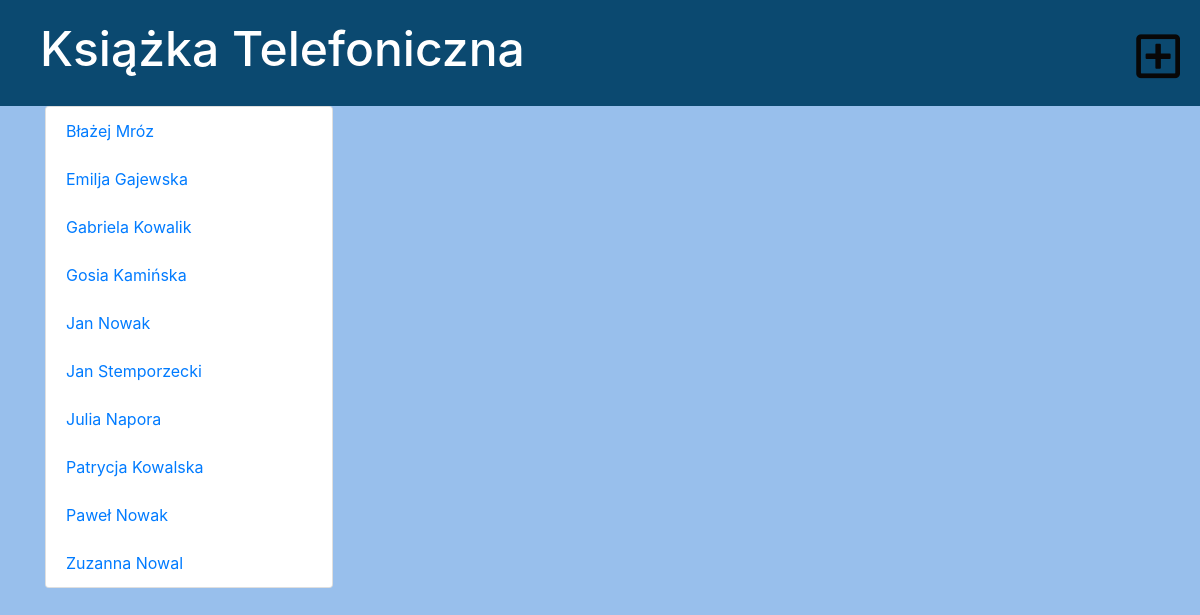
The page / on the database its author committed.
### contact/models.py (models this page shows, shortened)
class Person(models.Model):
    first_name = models.CharField(max_length=50)
    last_name = models.CharField(max_length=50)
    email = models.EmailField(max_length=50)
    phone = models.CharField(max_length=50)
    def full_name(self):
        return '{} {}'.format(self.first_name, self.last_name)

### contact/views.py (the view)
# urls.py: path('', views.contact_list, name='contact_list'),
def contact_list(request):
    persons = Person.objects.all().order_by('first_name')
    return render(request, 'contact/contact_list.html', {'persons': persons})

### contact/templates/contact/contact_list.html
{% extends 'contact/base.html' %}
{% block content %}
    <div class="card" style="width: 18rem;">
        <ul class="list-group list-group-flush">
            {% for person in persons %}
                <div>
                    <li class="list-group-item"><a href="{% url 'contact:contact_detail' person.id %}">{{ person.full_name }}</a></li>
                </div>
            {% endfor %}
        </ul>
    </div>
{% endblock %}

### contact/templates/contact/base.html (shortened to what this page needs)
{% load static %}
<!DOCTYPE html>
<html>
    <head>
        <link rel="stylesheet" href="https://stackpath.bootstrapcdn.com/bootstrap/4.1.0/css/bootstrap.min.css">
        <link rel="stylesheet" href="https://use.fontawesome.com/releases/v5.0.13/css/all.css">
        <link rel="stylesheet" href="{% static 'css/contact.css' %}">
    </head>
    <body>
        <div class="page-header">
            <a href="{% url 'contact:contact_new' %}" class="float-right"><i class="far fa-plus-square"></i></a>
            <h1><a href="/">Książka Telefoniczna</a></h1>
        </div>
        <div class="container">
            <div class="row">
                <div class="col-md-6">
                    {% block content %}
                    {% endblock %}
                </div>
            </div>
        </div>
    </body>
</html>

### contact/static/css/contact.css (style rules this page uses)
body { background: rgb(152, 191, 236); }
.page-header { background-color: #0B4970; margin-top: 0; padding: 20px 20px 20px 40px; }
.page-header h1, .page-header h1 a, .page-header h1 a:visited, .page-header h1 a:active { color: #FFFFFF; font-size: 36pt; text-decoration: none; }
.page-header a { font-size: 50px; color: rgb(8, 7, 7); }

### rows shown on the page
Person: full_name "Błażej Mróz"
Person: full_name "Emilja Gajewska"
Person: full_name "Gabriela Kowalik"
Person: full_name "Gosia Kamińska"
Person: full_name "Jan Nowak"
Person: full_name "Jan Stemporzecki"
Person: full_name "Julia Napora"
Person: full_name "Patrycja Kowalska"
Person: full_name "Paweł Nowak"
Person: full_name "Zuzanna Nowal"
